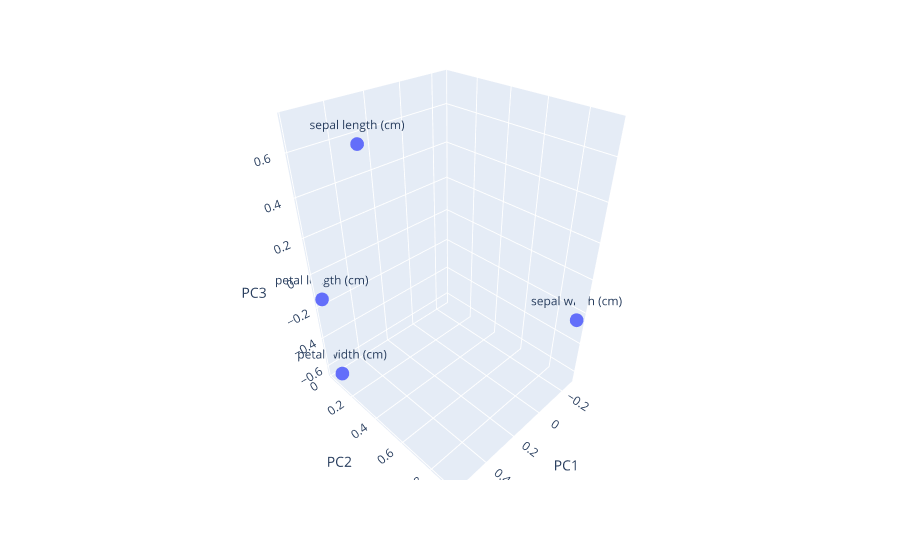

Notebook source saved alongside this figure:
### Markdown cell above
## **5. Loadings Plot**

### Code cell
# 3 principle components
# 4 descipots , i.e. 4 loadings values
# we now see the distribution of the descripots 

# sepal width is apparently more important for the setosa flower the reamining 3 are important for setosa and virginica 

loadings_label = df_loadings.index
# loadings_label = df_loadings.index.str.strip(' (cm)')

fig = px.scatter_3d(df_loadings, x='PC1', y='PC2', z='PC3',
                    text = loadings_label)

fig.show()

### Figure 1 — Plotly figure (JSON) as saved in the notebook; plotly's stock layout.template omitted (floating-point values rounded to 4 significant figures)
{"data": [{"hovertemplate": "PC1=%{x}<br>PC2=%{y}<br>PC3=%{z}<br>index=%{text}<extra></extra>", "legendgroup": "", "marker": {"color": "#636efa", "symbol": "circle"}, "mode": "markers+text", "name": "", "scene": "scene", "showlegend": false, "text": ["sepal length (cm)", "sepal width (cm)", "petal length (cm)", "petal width (cm)"], "type": "scatter3d", "x": [0.5211, -0.2693, 0.5804, 0.5649], "y": [0.3774, 0.9233, 0.02449, 0.06694], "z": [0.7196, -0.2444, -0.1421, -0.6343]}], "layout": {"legend": {"tracegroupgap": 0}, "margin": {"t": 60}, "scene": {"domain": {"x": [0, 1], "y": [0, 1]}, "xaxis": {"title": {"text": "PC1"}}, "yaxis": {"title": {"text": "PC2"}}, "zaxis": {"title": {"text": "PC3"}}}}}
